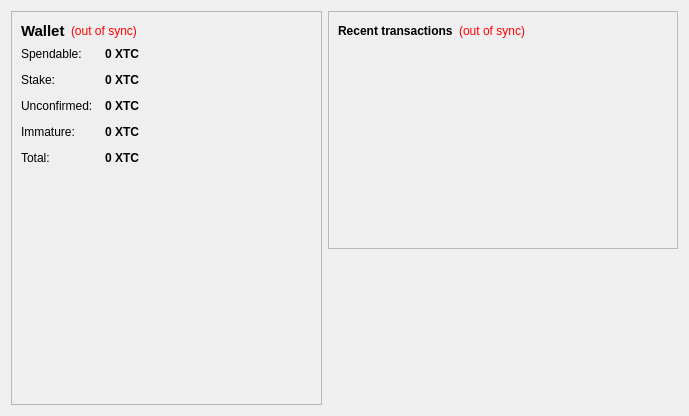
<?xml version="1.0" encoding="UTF-8"?>
<ui version="4.0">
 <class>OverviewPage</class>
 <widget class="QWidget" name="OverviewPage">
  <property name="geometry">
   <rect>
    <x>0</x>
    <y>0</y>
    <width>689</width>
    <height>416</height>
   </rect>
  </property>
  <property name="windowTitle">
   <string>Form</string>
  </property>
  <layout class="QHBoxLayout" name="horizontalLayout" stretch="1,0">
   <item>
    <layout class="QVBoxLayout" name="verticalLayout_2">
     <item>
      <widget class="QFrame" name="frame">
       <property name="frameShape">
        <enum>QFrame::StyledPanel</enum>
       </property>
       <property name="frameShadow">
        <enum>QFrame::Raised</enum>
       </property>
       <layout class="QVBoxLayout" name="verticalLayout_4">
        <item>
         <layout class="QHBoxLayout" name="horizontalLayout_4">
          <item>
           <widget class="QLabel" name="label_5">
            <property name="font">
             <font>
              <pointsize>11</pointsize>
              <weight>75</weight>
              <bold>true</bold>
             </font>
            </property>
            <property name="text">
             <string>Wallet</string>
            </property>
           </widget>
          </item>
          <item>
           <widget class="QLabel" name="labelWalletStatus">
            <property name="toolTip">
             <string>The displayed information may be out of date. Your wallet automatically synchronizes with the xiangtancoin network after a connection is established, but this process has not completed yet.</string>
            </property>
            <property name="styleSheet">
             <string notr="true">QLabel { color: red; }</string>
            </property>
            <property name="text">
             <string notr="true">(out of sync)</string>
            </property>
            <property name="alignment">
             <set>Qt::AlignLeading|Qt::AlignLeft|Qt::AlignVCenter</set>
            </property>
           </widget>
          </item>
          <item>
           <spacer name="horizontalSpacer_2">
            <property name="orientation">
             <enum>Qt::Horizontal</enum>
            </property>
            <property name="sizeHint" stdset="0">
             <size>
              <width>40</width>
              <height>20</height>
             </size>
            </property>
           </spacer>
          </item>
         </layout>
        </item>
        <item>
         <layout class="QFormLayout" name="formLayout_2">
          <property name="fieldGrowthPolicy">
           <enum>QFormLayout::AllNonFixedFieldsGrow</enum>
          </property>
          <property name="horizontalSpacing">
           <number>12</number>
          </property>
          <property name="verticalSpacing">
           <number>12</number>
          </property>
          <item row="0" column="0">
           <widget class="QLabel" name="label">
            <property name="text">
             <string>Spendable:</string>
            </property>
           </widget>
          </item>
          <item row="0" column="1">
           <widget class="QLabel" name="labelBalance">
            <property name="font">
             <font>
              <weight>75</weight>
              <bold>true</bold>
             </font>
            </property>
            <property name="cursor">
             <cursorShape>IBeamCursor</cursorShape>
            </property>
            <property name="toolTip">
             <string>Your current spendable balance</string>
            </property>
            <property name="text">
             <string notr="true">0 XTC</string>
            </property>
            <property name="textInteractionFlags">
             <set>Qt::LinksAccessibleByMouse|Qt::TextSelectableByKeyboard|Qt::TextSelectableByMouse</set>
            </property>
           </widget>
          </item>
          <item row="1" column="0">
           <widget class="QLabel" name="label_6">
            <property name="text">
             <string>Stake:</string>
            </property>
           </widget>
          </item>
          <item row="1" column="1">
           <widget class="QLabel" name="labelStake">
            <property name="font">
             <font>
              <weight>75</weight>
              <bold>true</bold>
             </font>
            </property>
            <property name="cursor">
             <cursorShape>IBeamCursor</cursorShape>
            </property>
            <property name="toolTip">
             <string>Total of coins that was staked, and do not yet count toward the current balance</string>
            </property>
            <property name="text">
             <string notr="true">0 XTC</string>
            </property>
            <property name="textInteractionFlags">
             <set>Qt::LinksAccessibleByMouse|Qt::TextSelectableByKeyboard|Qt::TextSelectableByMouse</set>
            </property>
           </widget>
          </item>
          <item row="2" column="0">
           <widget class="QLabel" name="label_3">
            <property name="text">
             <string>Unconfirmed:</string>
            </property>
           </widget>
          </item>
          <item row="2" column="1">
           <widget class="QLabel" name="labelUnconfirmed">
            <property name="font">
             <font>
              <weight>75</weight>
              <bold>true</bold>
             </font>
            </property>
            <property name="cursor">
             <cursorShape>IBeamCursor</cursorShape>
            </property>
            <property name="toolTip">
             <string>Total of transactions that have yet to be confirmed, and do not yet count toward the current balance</string>
            </property>
            <property name="text">
             <string notr="true">0 XTC</string>
            </property>
            <property name="textInteractionFlags">
             <set>Qt::LinksAccessibleByMouse|Qt::TextSelectableByKeyboard|Qt::TextSelectableByMouse</set>
            </property>
           </widget>
          </item>
          <item row="3" column="0">
           <widget class="QLabel" name="labelImmatureText">
            <property name="text">
             <string>Immature:</string>
            </property>
           </widget>
          </item>
          <item row="3" column="1">
           <widget class="QLabel" name="labelImmature">
            <property name="font">
             <font>
              <weight>75</weight>
              <bold>true</bold>
             </font>
            </property>
            <property name="toolTip">
             <string>Mined balance that has not yet matured</string>
            </property>
            <property name="text">
             <string notr="true">0 XTC</string>
            </property>
            <property name="textInteractionFlags">
             <set>Qt::LinksAccessibleByMouse|Qt::TextSelectableByKeyboard|Qt::TextSelectableByMouse</set>
            </property>
           </widget>
          </item>
          <item row="4" column="0">
           <widget class="QLabel" name="labelTotalText">
            <property name="text">
             <string>Total:</string>
            </property>
           </widget>
          </item>
          <item row="4" column="1">
           <widget class="QLabel" name="labelTotal">
            <property name="font">
             <font>
              <weight>75</weight>
              <bold>true</bold>
             </font>
            </property>
            <property name="cursor">
             <cursorShape>IBeamCursor</cursorShape>
            </property>
            <property name="toolTip">
             <string>Your current total balance</string>
            </property>
            <property name="text">
             <string notr="true">0 XTC</string>
            </property>
            <property name="textInteractionFlags">
             <set>Qt::LinksAccessibleByMouse|Qt::TextSelectableByKeyboard|Qt::TextSelectableByMouse</set>
            </property>
           </widget>
          </item>
         </layout>
        </item>
        <item>
         <spacer name="verticalSpacer_3">
          <property name="orientation">
           <enum>Qt::Vertical</enum>
          </property>
          <property name="sizeHint" stdset="0">
           <size>
            <width>20</width>
            <height>40</height>
           </size>
          </property>
         </spacer>
        </item>
        <item alignment="Qt::AlignHCenter|Qt::AlignVCenter">
         <widget class="QLabel" name="label_2">
          <property name="minimumSize">
           <size>
            <width>200</width>
            <height>200</height>
           </size>
          </property>
          <property name="maximumSize">
           <size>
            <width>256</width>
            <height>256</height>
           </size>
          </property>
          <property name="text">
           <string>&lt;html&gt;&lt;head/&gt;&lt;body&gt;&lt;p align=&quot;center&quot;&gt;&lt;img src=&quot;:/images/wallet&quot;/&gt;&lt;/span&gt;&lt;/a&gt;&lt;/p&gt;&lt;/body&gt;&lt;/html&gt;</string>
          </property>
         </widget>
        </item>
        <item>
         <spacer name="verticalSpacer">
          <property name="orientation">
           <enum>Qt::Vertical</enum>
          </property>
          <property name="sizeHint" stdset="0">
           <size>
            <width>20</width>
            <height>40</height>
           </size>
          </property>
         </spacer>
        </item>
       </layout>
      </widget>
     </item>
    </layout>
   </item>
   <item>
    <layout class="QVBoxLayout" name="verticalLayout_3">
     <item>
      <widget class="QFrame" name="frame_2">
       <property name="minimumSize">
        <size>
         <width>350</width>
         <height>0</height>
        </size>
       </property>
       <property name="frameShape">
        <enum>QFrame::StyledPanel</enum>
       </property>
       <property name="frameShadow">
        <enum>QFrame::Raised</enum>
       </property>
       <layout class="QVBoxLayout" name="verticalLayout">
        <item>
         <layout class="QHBoxLayout" name="horizontalLayout_2">
          <item>
           <widget class="QLabel" name="label_4">
            <property name="text">
             <string>&lt;b&gt;Recent transactions&lt;/b&gt;</string>
            </property>
           </widget>
          </item>
          <item>
           <widget class="QLabel" name="labelTransactionsStatus">
            <property name="toolTip">
             <string>The displayed information may be out of date. Your wallet automatically synchronizes with the xiangtancoin network after a connection is established, but this process has not completed yet.</string>
            </property>
            <property name="styleSheet">
             <string notr="true">QLabel { color: red; }</string>
            </property>
            <property name="text">
             <string notr="true">(out of sync)</string>
            </property>
            <property name="alignment">
             <set>Qt::AlignRight|Qt::AlignTrailing|Qt::AlignVCenter</set>
            </property>
           </widget>
          </item>
          <item>
           <spacer name="horizontalSpacer">
            <property name="orientation">
             <enum>Qt::Horizontal</enum>
            </property>
            <property name="sizeHint" stdset="0">
             <size>
              <width>40</width>
              <height>20</height>
             </size>
            </property>
           </spacer>
          </item>
         </layout>
        </item>
        <item>
         <widget class="QListView" name="listTransactions">
          <property name="styleSheet">
           <string notr="true">QListView { background: transparent; }</string>
          </property>
          <property name="frameShape">
           <enum>QFrame::NoFrame</enum>
          </property>
          <property name="verticalScrollBarPolicy">
           <enum>Qt::ScrollBarAlwaysOff</enum>
          </property>
          <property name="horizontalScrollBarPolicy">
           <enum>Qt::ScrollBarAlwaysOff</enum>
          </property>
          <property name="selectionMode">
           <enum>QAbstractItemView::NoSelection</enum>
          </property>
         </widget>
        </item>
       </layout>
      </widget>
     </item>
     <item>
      <spacer name="verticalSpacer_2">
       <property name="orientation">
        <enum>Qt::Vertical</enum>
       </property>
       <property name="sizeHint" stdset="0">
        <size>
         <width>20</width>
         <height>40</height>
        </size>
       </property>
      </spacer>
     </item>
    </layout>
   </item>
  </layout>
 </widget>
 <resources/>
 <connections/>
</ui>
